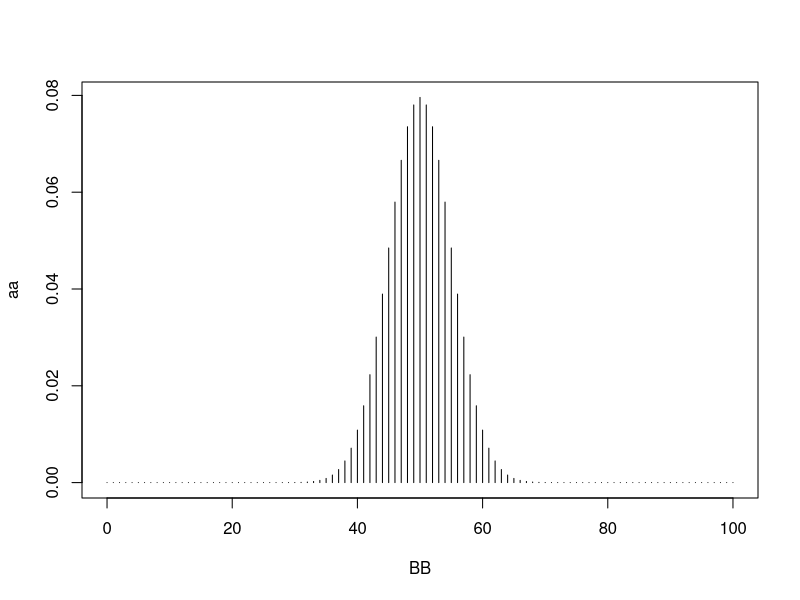
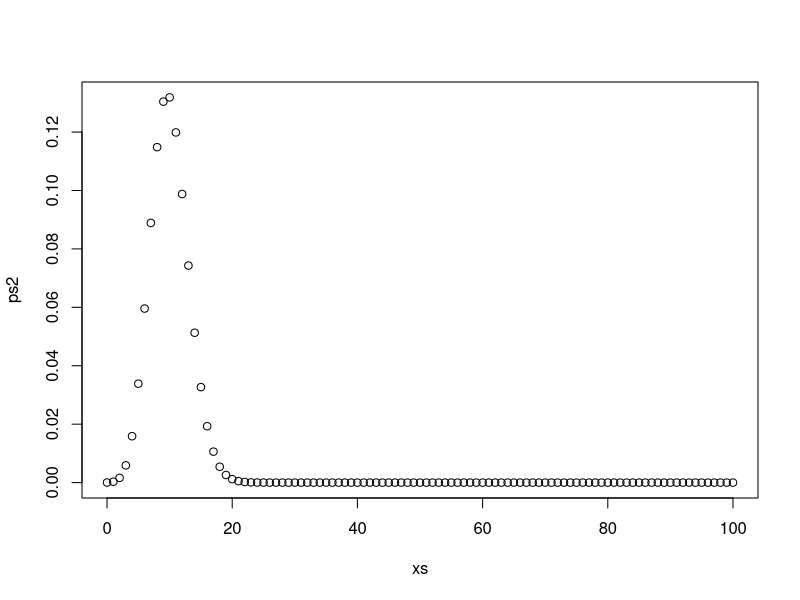
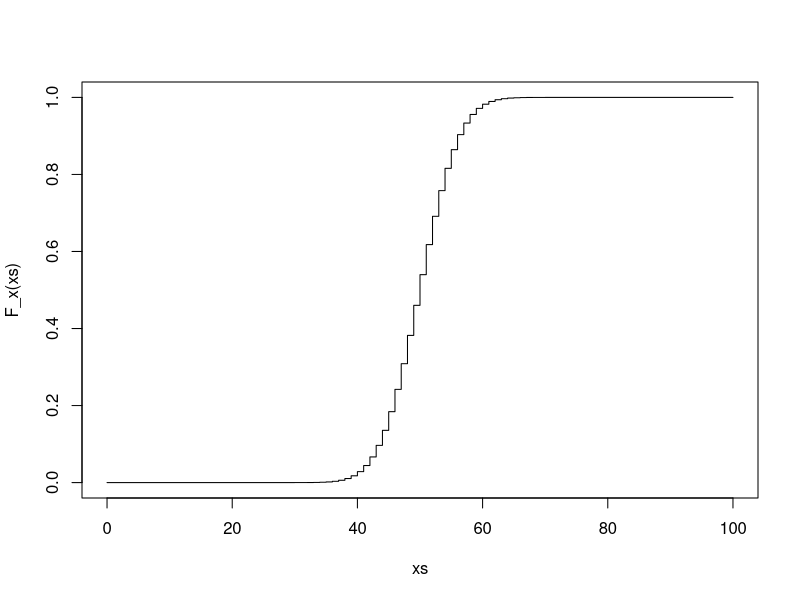

R code for these plots, in order:
#X: nº de caras en n lanzamientos 
#distribución de la VA X: P(X=x)

p_x = function(x, n){
  choose(n, x) /(2^n)
}

n= 100
xs = 0:100
ps = p_x(xs, n)
plot(xs, ps, type = "h", ylab = "aa", xlab ="BB" )

# No sean equiprobables

p_x2 = function(x, n, p){
  ejercicio = choose(n,x) * p^x *(1-p)^(n-x)
}

n=100
p = 0.10
xs= 0:100
ps2 = p_x2(xs, n, p)
plot(xs, ps2)

F_x = function(x, n= 100, p= 0.5){
  ps = p_x2(0:x, n, p)
  sum(ps)
}

F_x = Vectorize(F_x)
F_x(10)

plot(xs, F_x(xs), type="s")

F_x(60) - F_x(39)
F_x(59) - F_x(40)
F_x(59) - F_x(39)



#integral x^2 dx
#integrales definidas (R o wolfram alfa)
#integrales indefinidas (wolfram alfa)

result = integrate(function(x) x^2, lower = 2, upper = 3)
result$value



